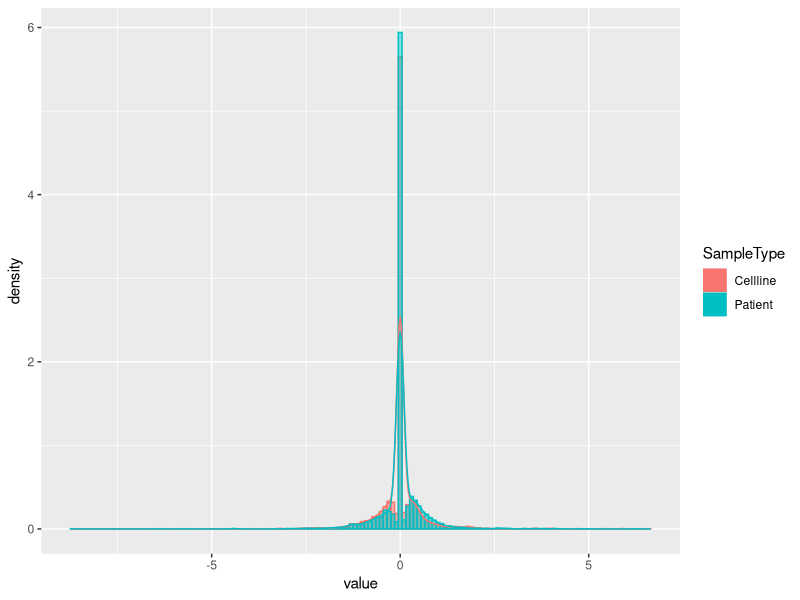

This figure's R source:
## ---- chunk 1
data_read<-read.table("Merged_Fold_change_all_values.txt",sep="\t",header=TRUE)
library(reshape2)
names(data_read)
data<-melt(data_read, id.vars=c("SampleType", "SampleID", "Drug"))
names(data)
## ---- chunk 2
library(ggplot2)
p<-ggplot(data, aes(value, color=SampleType)) +
  geom_histogram(position="identity", binwidth=0.1, aes(y=..density.., fill=SampleType),  alpha=0.5) +
  geom_density()
p
## ---- chunk 3
cellline<-subset(data, data$SampleType=="Cellline")
patient<-subset(data, data$SampleType=="Patient")
t.test(cellline$value,patient$value)
